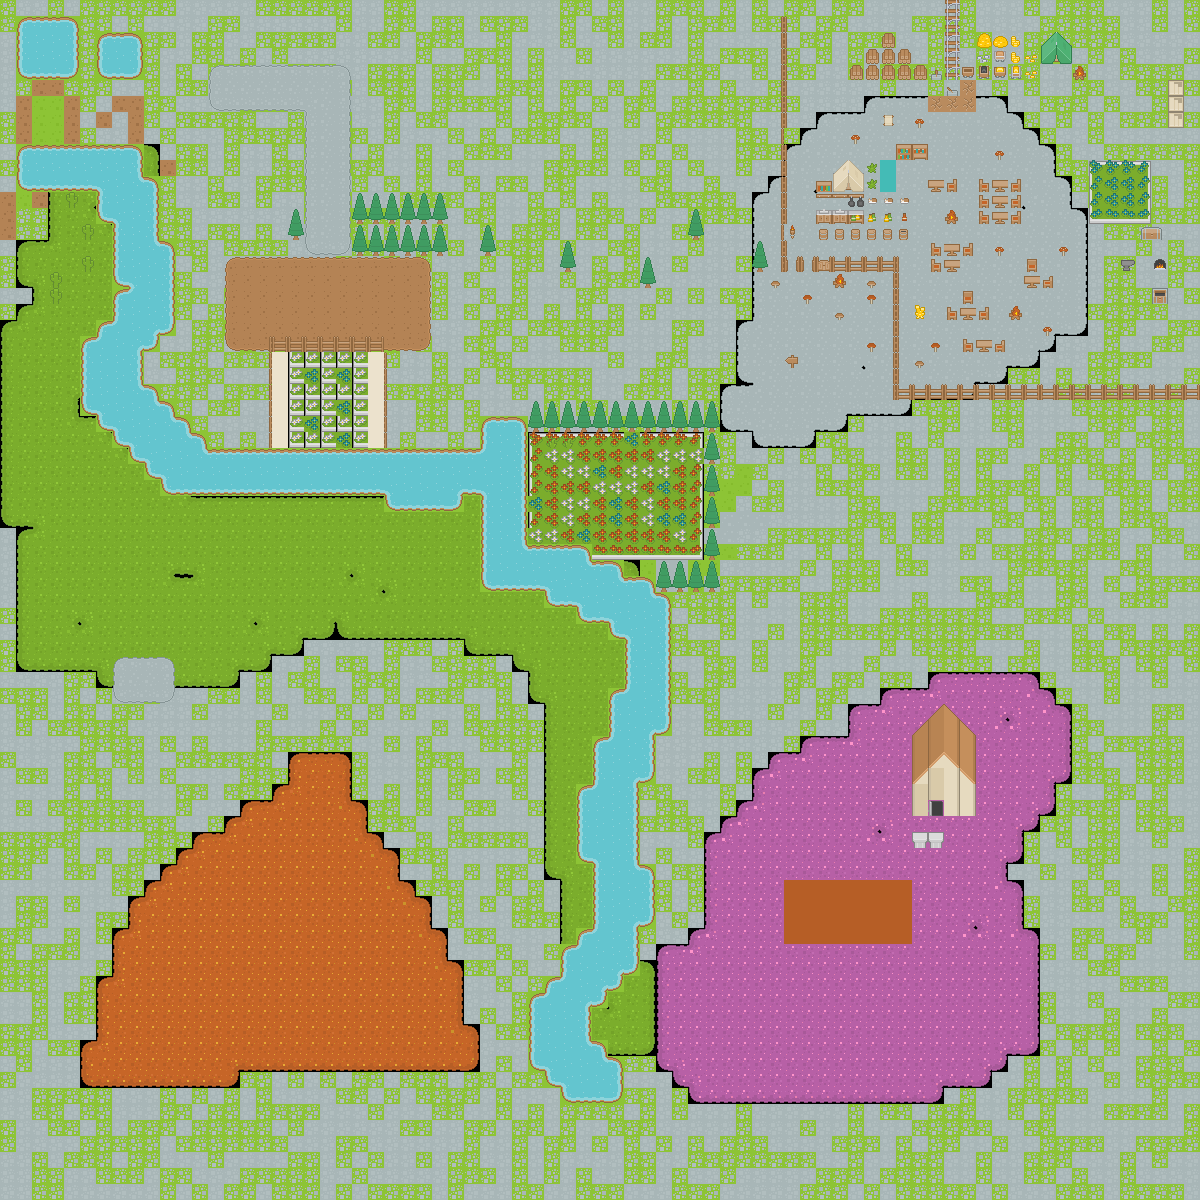

Below is a game level as drawn by its tile map, then a one-line description and the .tmx that defines it (tile-layer data replaced by summaries):
An orthogonal 75x75 tile map with 16x16 px tiles, 3 tile layers (terreno base capa 1, objetos del mapa 2, Objects 3) and 29 objects.

<map version="1.0" tiledversion="1.1.5" orientation="orthogonal" renderorder="left-down" width="75" height="75" tilewidth="16" tileheight="16" infinite="0" nextobjectid="37">
 <properties>
  <property name="unity:scale" value=".0625" />
 </properties>
 <tileset firstgid="1" source="base tileset.tsx" />
 <layer name="terreno base capa 1" width="75" height="75">
  <data>[5625 cells, 5625 non-empty, 76 distinct tile ids]</data>
 </layer>
 <layer name="objetos del mapa 2" width="75" height="75">
  <data>[5625 cells, 148 non-empty, 28 distinct tile ids]</data>
 </layer>
 <layer name="Objects 3" width="75" height="75">
  <properties>
   <property name="unity:SortingLayerName" value="WorldObjects" />
  </properties>
  <data>[5625 cells, 814 non-empty, 113 distinct tile ids]</data>
 </layer>
 <objectgroup name="colisiones">
  <object id="5" x="1184.08" y="16.4091" width="15.5" height="1165" />
  <object id="6" x="-0.19697" y="3.34848" width="1199.52" height="11.8182" />
  <object id="8" x="0.74" y="1184.65" width="1197.52" height="11.8182" />
  <object id="9" x="-0.416667" y="16.8333" width="15.5" height="1165" />
  <object id="10" x="780.5" y="18" width="5" height="254" />
  <object id="11" x="832.5" y="255.5" width="66" height="15" />
  <object id="12" x="893" y="272.5" width="5.5" height="126" />
  <object id="13" x="902" y="385" width="279" height="13" />
  <object id="15" x="912" y="736">
   <polyline points="0,0 32,-31 64,0 63,78 44,78 44,56 12,56 12.5,78.5 0.5,79 0,0" />
  </object>
  <object id="16" x="833.5" y="176" width="30" height="15" />
  <object id="17" x="991.5" y="176" width="18" height="47" />
  <object id="18" x="944.5" y="240.5" width="17" height="30.5" />
  <object id="19" x="928.5" y="175" width="16.5" height="18" />
  <object id="20" x="849" y="63.5" width="77.5" height="15" />
  <object id="21" x="866" y="48.5" width="41.5" height="11" />
  <object id="22" x="882" y="31" width="13" height="16" />
  <object id="23" x="976.5" y="32" width="61" height="46" />
  <object id="24" x="960.5" y="65.5" width="13.5" height="12" />
  <object id="25" x="1040.5" y="46.5" width="32" height="16.5" />
  <object id="26" x="1040.5" y="32" width="32" height="13.5" />
  <object id="27" x="833.5" y="160" width="29" height="15.5" />
  <object id="28" x="1090.5" y="161.5" width="59.5" height="61.5" />
  <object id="29" x="1120" y="256.5" width="15" height="12.5" />
  <object id="30" x="1168.5" y="80" width="15.5" height="48" />
  <object id="31" x="946.5" y="208.5" width="9" height="12" />
  <object id="32" x="1010" y="304" width="13" height="15" />
  <object id="33" x="833.5" y="272.5" width="13.5" height="14.5" />
  <object id="34" x="526" y="432" width="174" height="124.5" />
  <object id="35" x="269" y="337" width="115.5" height="110" />
 </objectgroup>
</map>
